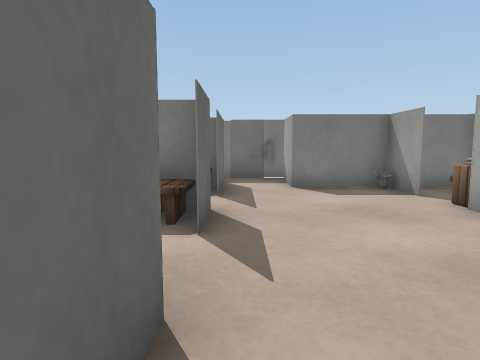
View 1 (above)

12 first-person views from a walk through a Unity game level. The camera is 0.55 m above the floor, tilts 6° down and sees 75° across. The floor is counted in squares, 0.5 m on a side. Each view is taken from the middle of a square. On the plan, view 1 faces up. The plan holds only what a view shows up to about 13 squares ahead; the rest is blank. The player is left out. Surface patterns are stand-ins for the level's own textures.

View 2
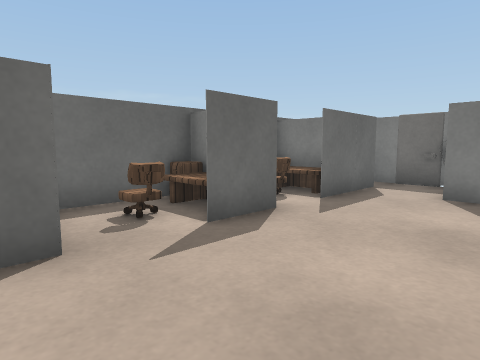

View 3
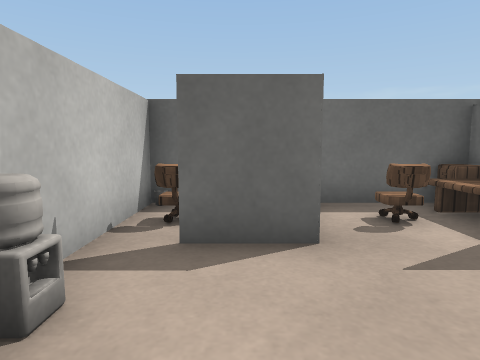

View 4
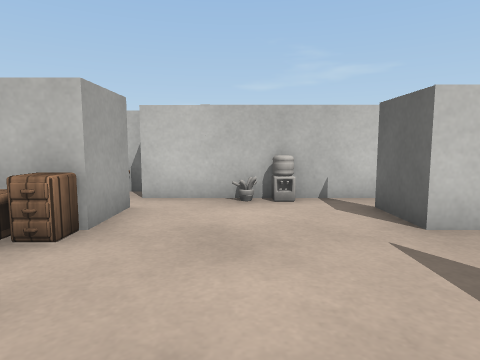

View 5
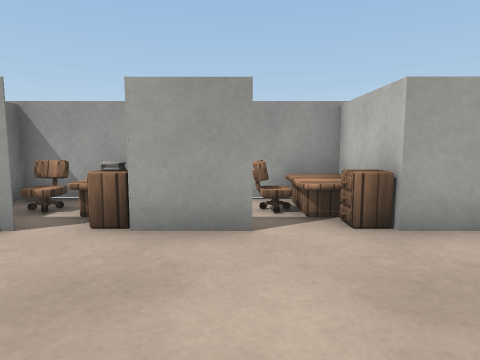

View 6
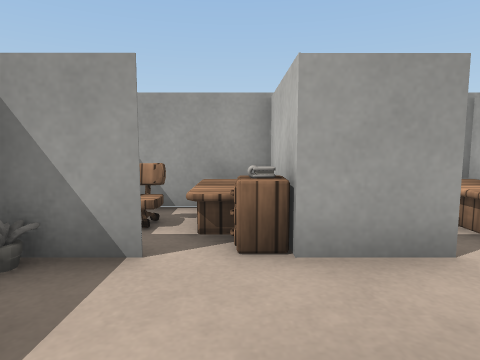

View 7
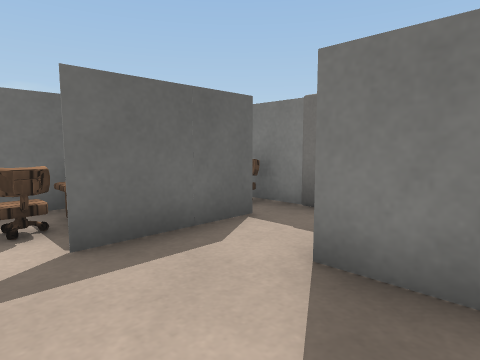

View 8
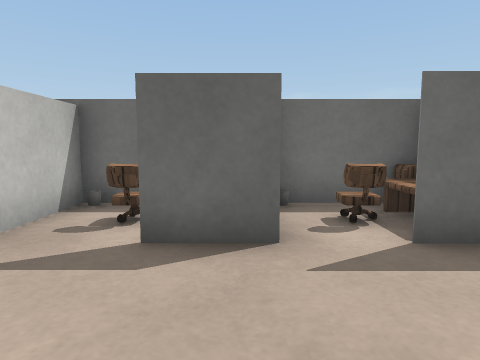

View 9
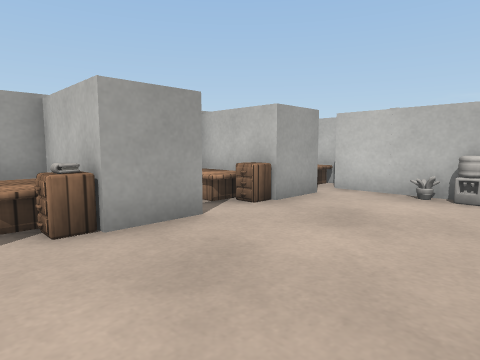

View 10
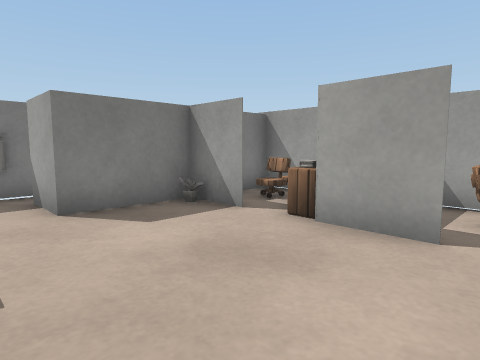

View 11
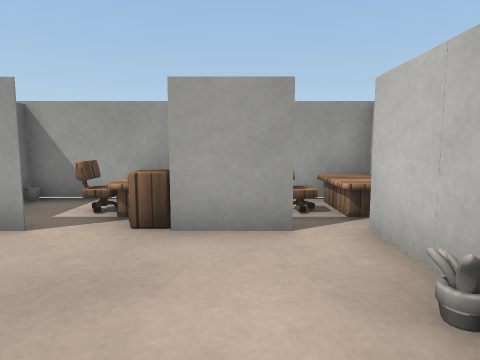

View 12
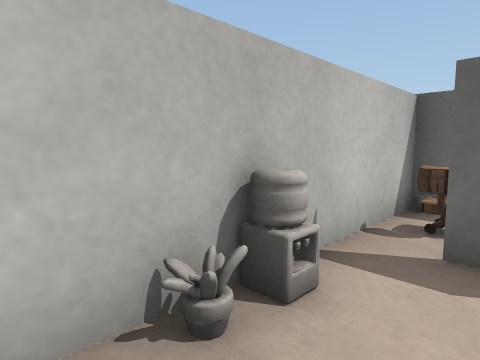

### Floor plan
Points are (right, up) in squares from view 1. A wall is a line through its corners. A room is listed if a view was taken in it or the views show most of it. See-through windows are left out.
Room 1 (views 1, 2, 3, 4, 5, 6, 7, 8, 9, 10, 11, 12)
walls: (4, 6.9) (4, 7.5); (-2.4, 5.4) (-3.1, 5.4); (4, 3.8) (4, 5.4) (6.6, 5.4); (-2.4, 8.6) (-3, 8.6); (-3.1, 7.5) (-3.1, 1.9) (-0.5, 1.9) (-0.5, 1.4); (-0.4, 11) (-1.6, 11); (6.6, 5) (6.6, 8.6) (5.4, 8.6); (4, 0.2) (4, 1.6); (-3.1, -0.1) (-3.1, -0.7) (4.2, -0.7)
objects: cabinet (-3, 5); cabinet (-3, 8); chair (-2, 0) to (-1, 0); chair (-2, 3) to (-1, 3); desk (-2, 4) to (-1, 5); chair (-2, 7) to (-1, 7); desk (-2, 8) to (-1, 8); other object (-2, 10) to (-1, 10); other object (0, 11); other object (1, 0); fire extinguisher (1, 11); other object (2, 0); cabinet (4, 2); cabinet (4, 6) to (5, 6); other object (4, 8); chair (5, 7) to (6, 8); desk (6, 6)

Where each view was taken, in squares from view 1:
view 1: 0 up, 0 right, facing up
view 2: 1 up, 3 right, facing up-left
view 3: 1 up, 3 right, facing left
view 4: 6 up, 2 right, facing down
view 5: 4 up, 0 right, facing right
view 6: 6 up, 1 right, facing right
view 7: 6 up, 3 right, facing up-left
view 8: 5 up, 3 right, facing left
view 9: 7 up, 0 right, facing down-right
view 10: 3 up, 0 right, facing up-right
view 11: 1 up, 0 right, facing right
view 12: 1 up, 3 right, facing down-left
